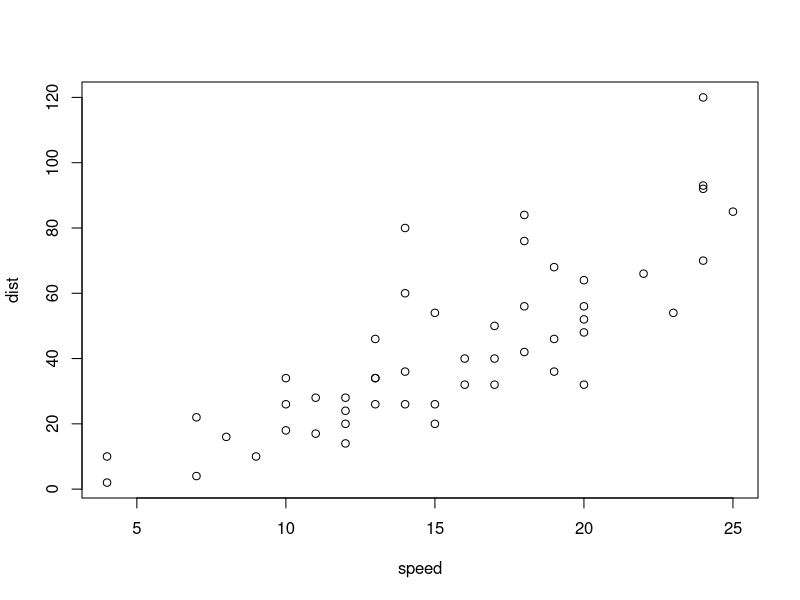
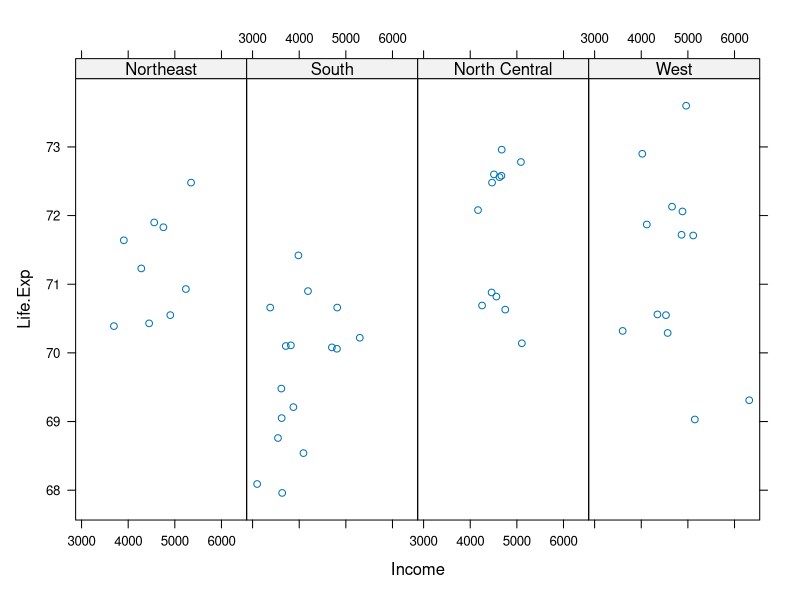
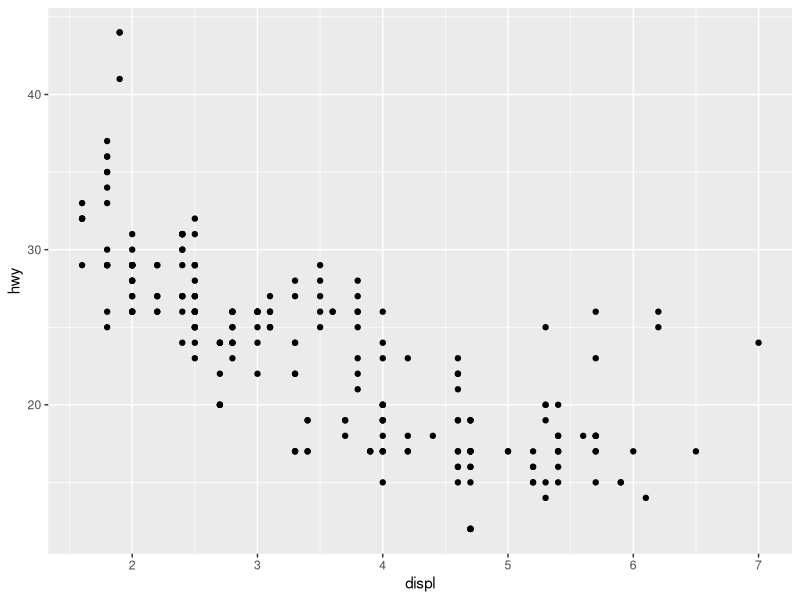
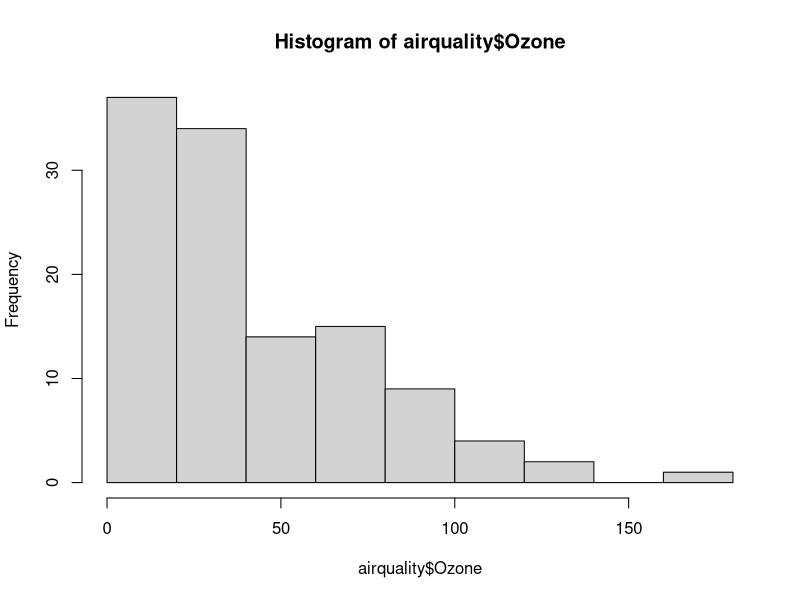
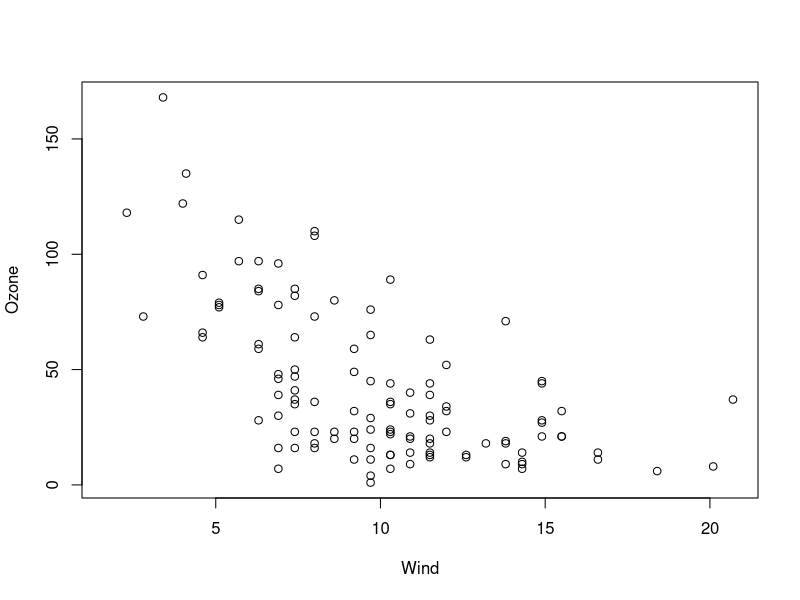
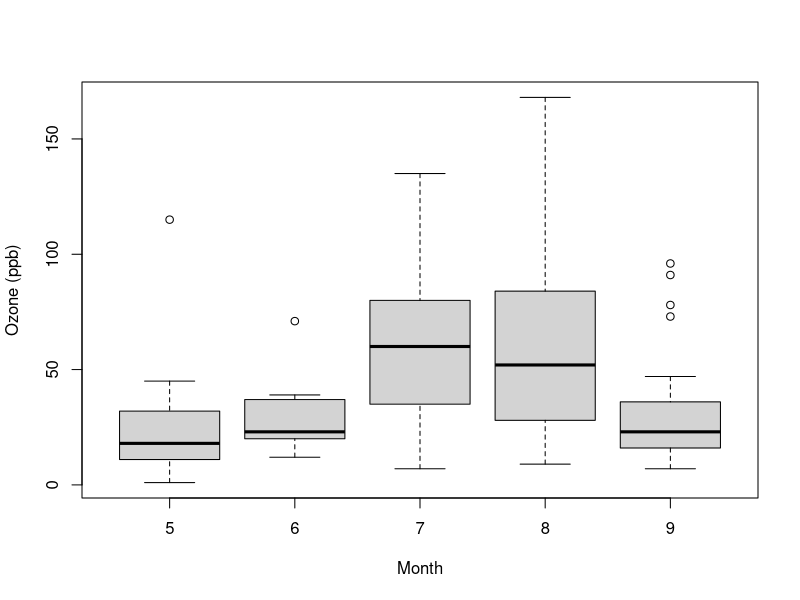
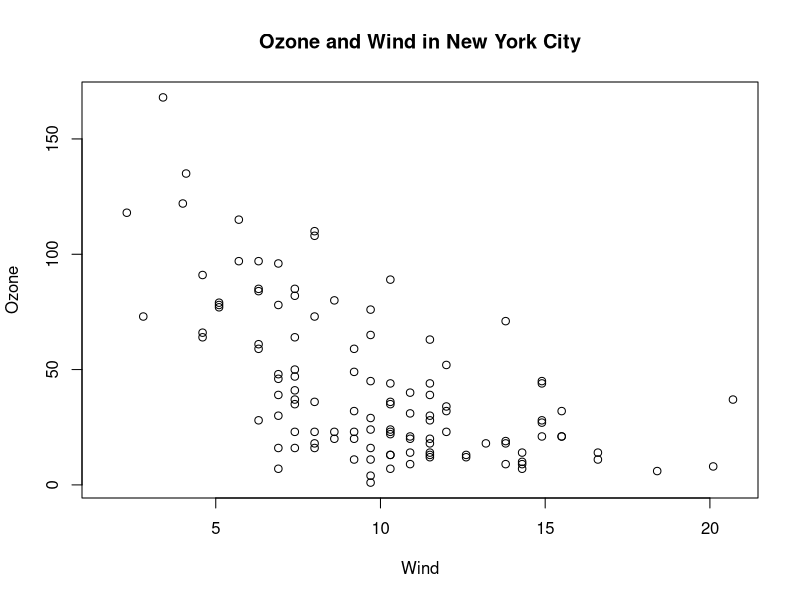
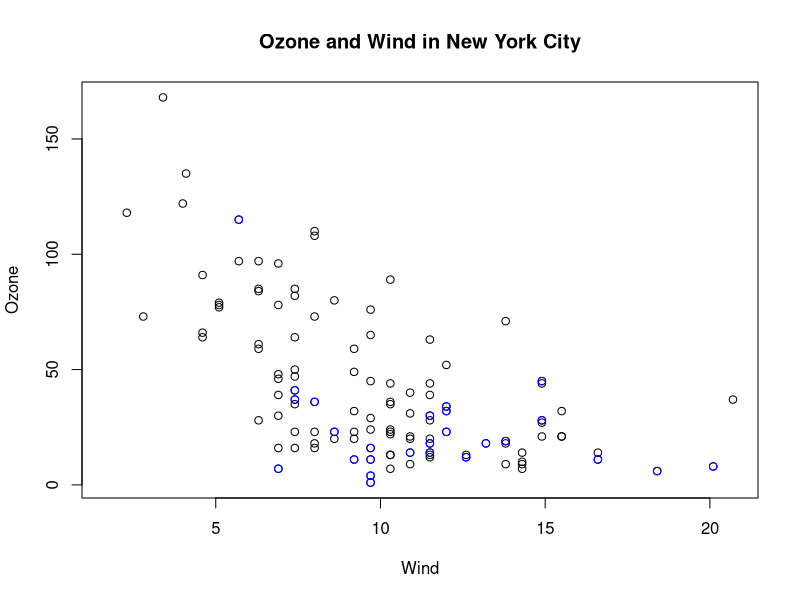

Generate these figures, in order, with R:
###week 1 part2

library(datasets)
data(cars)
with(cars, plot(speed, dist))


#lattice plot - unlike boxplot, you plot all at once
library(lattice)
state <- data.frame(state.x77, region = state.region)
xyplot(Life.Exp ~ Income | region, data = state, layout = c(4, 1))

##ggplot2
library(ggplot2) 
data(mpg)
qplot(displ, hwy, data = mpg)


#base plot
library(datasets)
hist(airquality$Ozone)  ## Draw a new plot
with(airquality, plot(Wind, Ozone))

airquality <- transform(airquality, Month = factor(Month))
boxplot(Ozone ~ Month, airquality, xlab = "Month", ylab = "Ozone (ppb)")
# 
# Some Important Base Graphics Parameters
# 
# The par() function is used to specify global graphics parameters that affect all plots in an R session. These parameters can be overridden when specified as arguments to specific plotting functions.
# 
# las: the orientation of the axis labels on the plot
# bg: the background color
# mar: the margin size
# oma: the outer margin size (default is 0 for all sides)
# mfrow: number of plots per row, column (plots are filled row-wise)
# mfcol: number of plots per row, column (plots are filled column-wise)

#adds title
with(airquality, plot(Wind, Ozone))
title(main = "Ozone and Wind in New York City")  ## Add a title

with(airquality, plot(Wind, Ozone, main = "Ozone and Wind in New York City")) #use main to add title
with(subset(airquality, Month == 5), points(Wind, Ozone, col = "blue")) #highlight all with months of may


##more subsets
with(airquality, plot(Wind, Ozone, main = "Ozone and Wind in New York City", type = "n")) #sets up the frame
with(subset(airquality, Month == 5), points(Wind, Ozone, col = "blue"))
with(subset(airquality, Month != 5), points(Wind, Ozone, col = "red"))
legend("topright", pch = 1, col = c("blue", "red"), legend = c("May", "Other Months")) #adds legend


##adding regression line
with(airquality, plot(Wind, Ozone, main = "Ozone and Wind in New York City", pch = 20))
model <- lm(Ozone ~ Wind, airquality)
abline(model, lwd = 2)


par(mfrow = c(1, 2)) #1 row 2 column for multiple plot
with(airquality, {
  plot(Wind, Ozone, main = "Ozone and Wind")
  plot(Solar.R, Ozone, main = "Ozone and Solar Radiation")
})

par(mfrow = c(1, 3), mar = c(4, 4, 2, 1), oma = c(0, 0, 2, 0)) ##sets number of plots, margin for graph and blank space on each side
with(airquality, {
  plot(Wind, Ozone, main = "Ozone and Wind")
  plot(Solar.R, Ozone, main = "Ozone and Solar Radiation")
  plot(Temp, Ozone, main = "Ozone and Temperature")
  mtext("Ozone and Weather in New York City", outer = TRUE)
})


##example
dev.off() ##resets par values for base plot
x <- rnorm(100)
y <- rnorm(100)
z <- rpois(50,2)
g <-gl(2,50,labels=c("Male","Female"))
plot(x,y,type="n")
points(x[g=="Male"],y[g=="Male"],col = "green")
points(x[g=="Female"],y[g=="Female"],col = "blue")

